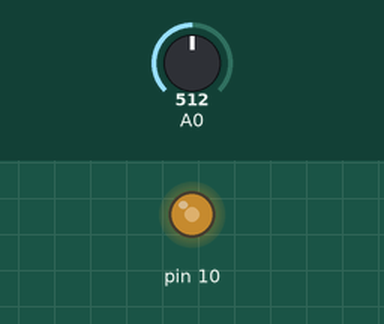
Simulated run of this sketch. Board: Arduino Uno, built with avr-gcc and run on an emulated ATmega328P. On the bench: output pins drawn as LEDs (lit = HIGH). The inputs (shaded band) are chosen by the test bench; at power-on: A0 = 512.

Above: at 1.2 s.
1.3 s: A0 set to 716
At 2.4 s:
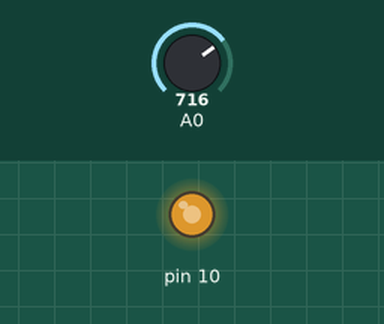
2.8 s: A0 set to 900
At 3.6 s:
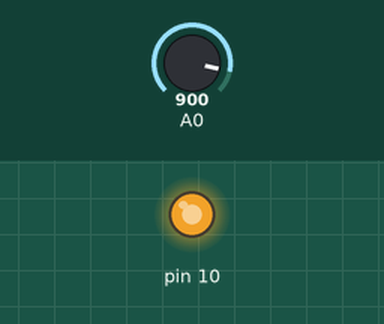
4.3 s: A0 set to 122
At 4.7 s:
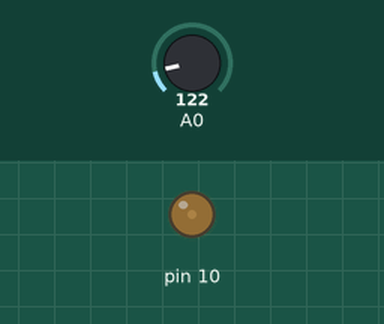
5.8 s: A0 set to 0
At 7.1 s:
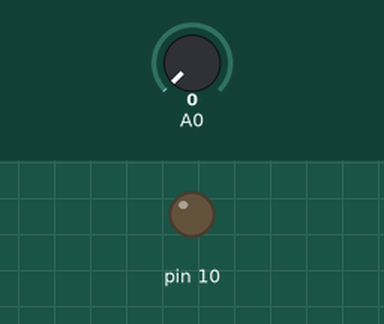
Timing chart, 0 to 8.3 s (numbered marks = the images above; inputs shaded):
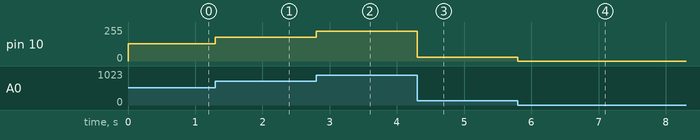

The sketch:

PotFade.ino
```cpp
/*
 a potentiometer hooked up to analog pin 0 will control the brightness of an LED connected to pin 10 using the Arduino to scale the signal
 */

void setup() {
}
void loop() {
  analogWrite(10,analogRead(A0)/4); //write the value of analog pin A0 then divide by 4 to scale from analogRead bit to analogWrite bit ((1024/0)*(255/0)= 4.01)
}
```

Measured:
- after the input at 1.3 s, pin 10: 128/255 → 179/255 at once
- after the input at 2.8 s, pin 10: 179/255 → 225/255 at once
- after the input at 4.3 s, pin 10: 225/255 → 30/255 at once
- after the input at 5.8 s, pin 10: 30/255 → 0/255 at once
